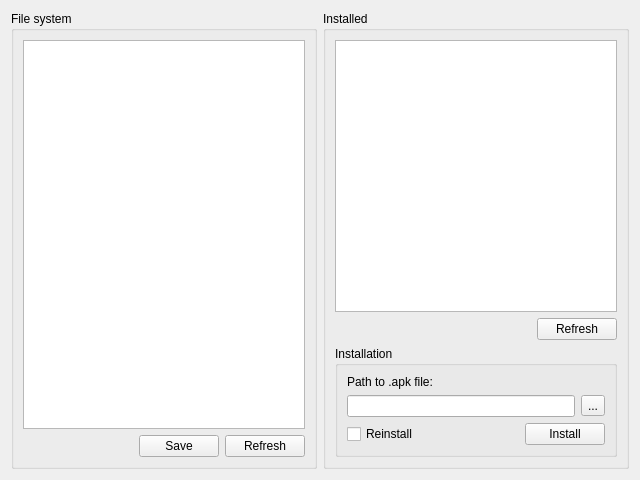
<?xml version="1.0" encoding="UTF-8"?>
<ui version="4.0">
 <class>AppsWidget</class>
 <widget class="QWidget" name="AppsWidget">
  <property name="geometry">
   <rect>
    <x>0</x>
    <y>0</y>
    <width>640</width>
    <height>480</height>
   </rect>
  </property>
  <property name="windowTitle">
   <string>Form</string>
  </property>
  <layout class="QVBoxLayout" name="verticalLayout_2">
   <item>
    <layout class="QHBoxLayout" name="horizontalLayout_4">
     <item>
      <widget class="QGroupBox" name="groupBox_3">
       <property name="title">
        <string>File system</string>
       </property>
       <layout class="QVBoxLayout" name="verticalLayout_4">
        <item>
         <widget class="TreeWidget" name="treeWidget">
          <property name="acceptDrops">
           <bool>true</bool>
          </property>
          <attribute name="headerVisible">
           <bool>false</bool>
          </attribute>
          <column>
           <property name="text">
            <string notr="true">1</string>
           </property>
          </column>
         </widget>
        </item>
        <item>
         <layout class="QHBoxLayout" name="horizontalLayout_5">
          <item>
           <spacer name="horizontalSpacer_3">
            <property name="orientation">
             <enum>Qt::Horizontal</enum>
            </property>
            <property name="sizeHint" stdset="0">
             <size>
              <width>40</width>
              <height>20</height>
             </size>
            </property>
           </spacer>
          </item>
          <item>
           <widget class="QPushButton" name="btSave">
            <property name="text">
             <string>Save</string>
            </property>
           </widget>
          </item>
          <item>
           <widget class="QPushButton" name="btSdCardRefresh">
            <property name="text">
             <string>Refresh</string>
            </property>
           </widget>
          </item>
         </layout>
        </item>
       </layout>
      </widget>
     </item>
     <item>
      <widget class="QGroupBox" name="groupBox_2">
       <property name="title">
        <string>Installed</string>
       </property>
       <layout class="QVBoxLayout" name="verticalLayout">
        <item>
         <widget class="QListWidget" name="listInstalledApps"/>
        </item>
        <item>
         <layout class="QHBoxLayout" name="horizontalLayout">
          <item>
           <spacer name="horizontalSpacer_2">
            <property name="orientation">
             <enum>Qt::Horizontal</enum>
            </property>
            <property name="sizeHint" stdset="0">
             <size>
              <width>40</width>
              <height>20</height>
             </size>
            </property>
           </spacer>
          </item>
          <item>
           <widget class="QPushButton" name="btAppsRefresh">
            <property name="text">
             <string>Refresh</string>
            </property>
           </widget>
          </item>
         </layout>
        </item>
        <item>
         <widget class="QGroupBox" name="groupBox">
          <property name="title">
           <string>Installation</string>
          </property>
          <layout class="QVBoxLayout" name="verticalLayout_3">
           <item>
            <widget class="QLabel" name="label_2">
             <property name="text">
              <string>Path to .apk file:</string>
             </property>
            </widget>
           </item>
           <item>
            <layout class="QHBoxLayout" name="horizontalLayout_2">
             <item>
              <widget class="QLineEdit" name="editApkToInstall">
               <property name="readOnly">
                <bool>true</bool>
               </property>
              </widget>
             </item>
             <item>
              <widget class="QToolButton" name="btBrowseToInstall">
               <property name="text">
                <string>...</string>
               </property>
              </widget>
             </item>
            </layout>
           </item>
           <item>
            <layout class="QHBoxLayout" name="horizontalLayout_3">
             <item>
              <widget class="QCheckBox" name="checkReinstall">
               <property name="text">
                <string>Reinstall</string>
               </property>
              </widget>
             </item>
             <item>
              <spacer name="horizontalSpacer">
               <property name="orientation">
                <enum>Qt::Horizontal</enum>
               </property>
               <property name="sizeHint" stdset="0">
                <size>
                 <width>40</width>
                 <height>20</height>
                </size>
               </property>
              </spacer>
             </item>
             <item>
              <widget class="QPushButton" name="btApkInstall">
               <property name="text">
                <string>Install</string>
               </property>
              </widget>
             </item>
            </layout>
           </item>
          </layout>
         </widget>
        </item>
       </layout>
      </widget>
     </item>
    </layout>
   </item>
  </layout>
 </widget>
 <customwidgets>
  <customwidget>
   <class>TreeWidget</class>
   <extends>QTreeWidget</extends>
   <header>treewidget.h</header>
  </customwidget>
 </customwidgets>
 <resources/>
 <connections/>
</ui>
